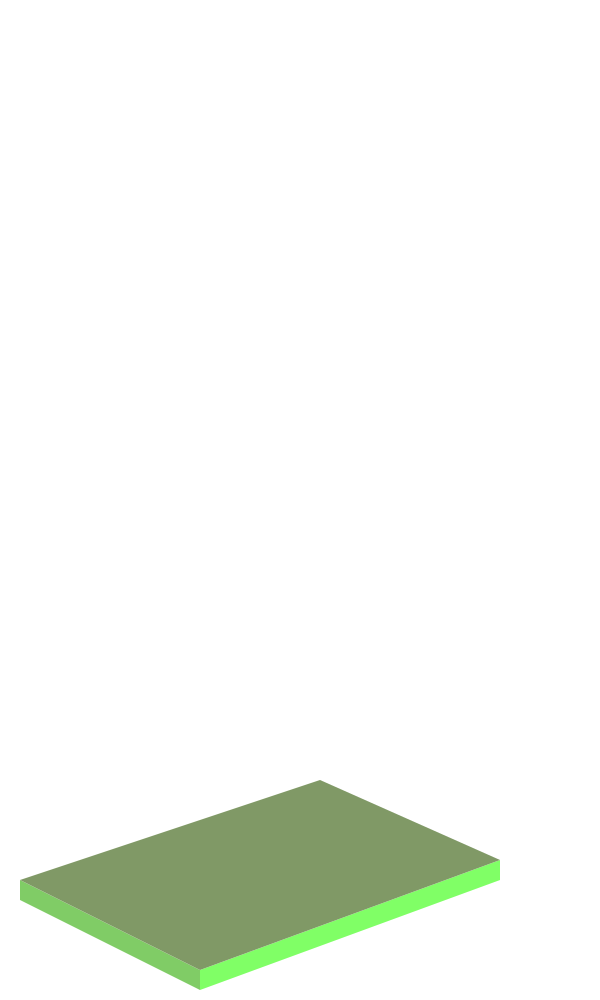

The script that drew this image:
import cairo

surface = cairo.ImageSurface(cairo.FORMAT_ARGB32, 600, 1000)
context = cairo.Context(surface)
context.set_source_rgb(1,1,1)
context.paint()

context.move_to(200,990)
context.line_to(20,900)
context.line_to(20,880)
context.line_to(200,970)
context.set_source_rgb(0.5,0.8,0.4)
context.fill()

context.move_to(200,970)
context.line_to(500,860)
context.line_to(500,880)
context.line_to(200,990)
context.set_source_rgb(0.5,1,0.4)
context.fill()

context.move_to(20,880)
context.line_to(200,970)
context.line_to(500,860)
context.line_to(320,780)
context.set_source_rgb(0.5,0.6,0.4)
context.fill()

surface.write_to_png("house.png")
